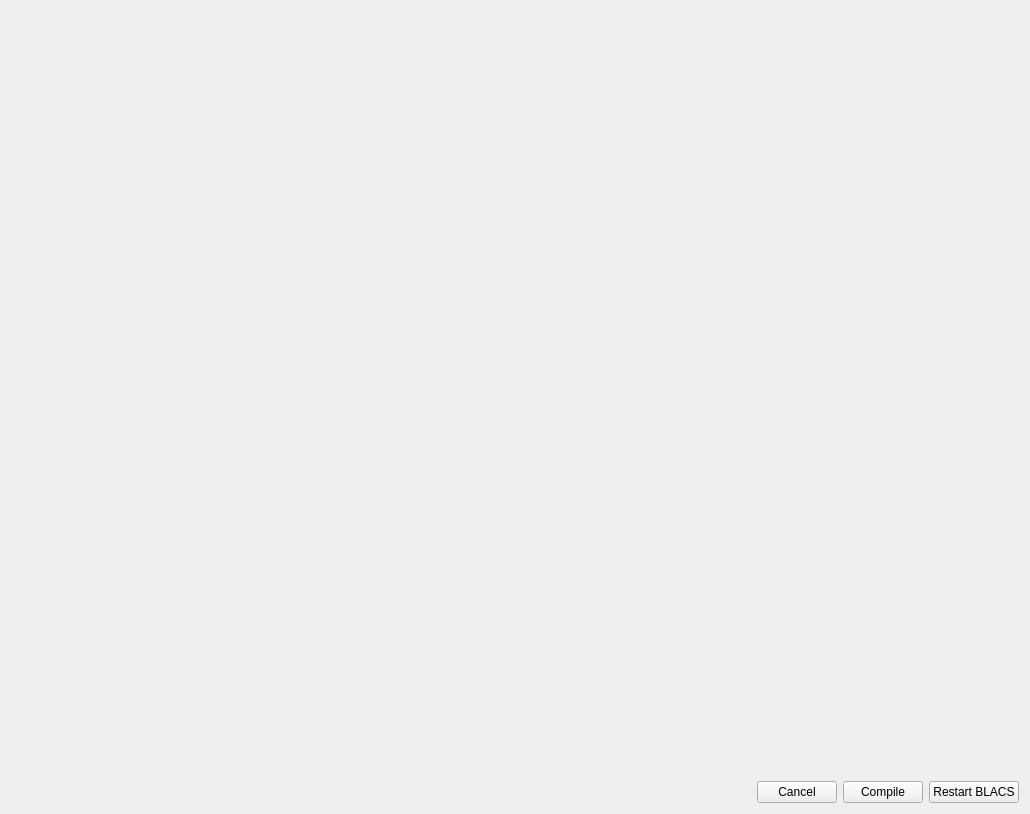
<?xml version="1.0" encoding="UTF-8"?>
<ui version="4.0">
 <class>Form</class>
 <widget class="QWidget" name="Form">
  <property name="geometry">
   <rect>
    <x>0</x>
    <y>0</y>
    <width>1030</width>
    <height>814</height>
   </rect>
  </property>
  <property name="windowTitle">
   <string>Form</string>
  </property>
  <layout class="QVBoxLayout" name="verticalLayout_2">
   <item>
    <layout class="QVBoxLayout" name="verticalLayout">
     <item>
      <widget class="QLabel" name="label">
       <property name="text">
        <string/>
       </property>
      </widget>
     </item>
    </layout>
   </item>
   <item>
    <layout class="QHBoxLayout" name="horizontalLayout">
     <item>
      <spacer name="horizontalSpacer">
       <property name="orientation">
        <enum>Qt::Horizontal</enum>
       </property>
       <property name="sizeHint" stdset="0">
        <size>
         <width>40</width>
         <height>20</height>
        </size>
       </property>
      </spacer>
     </item>
     <item>
      <widget class="QPushButton" name="cancel">
       <property name="text">
        <string>Cancel</string>
       </property>
      </widget>
     </item>
     <item>
      <widget class="QPushButton" name="compile">
       <property name="text">
        <string>Compile</string>
       </property>
      </widget>
     </item>
     <item>
      <widget class="QPushButton" name="restart">
       <property name="text">
        <string>Restart BLACS</string>
       </property>
      </widget>
     </item>
    </layout>
   </item>
  </layout>
 </widget>
 <resources/>
 <connections/>
</ui>
